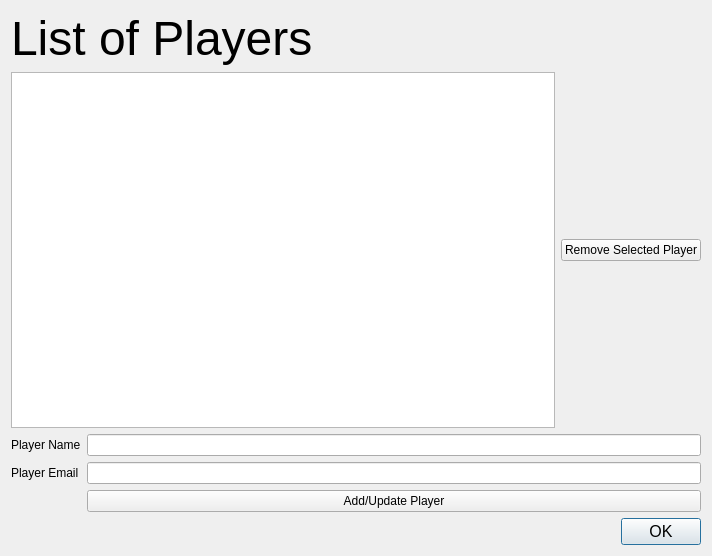
<?xml version="1.0" encoding="UTF-8"?>
<ui version="4.0">
 <class>Dialog</class>
 <widget class="QDialog" name="Dialog">
  <property name="geometry">
   <rect>
    <x>0</x>
    <y>0</y>
    <width>712</width>
    <height>556</height>
   </rect>
  </property>
  <property name="windowTitle">
   <string>Dialog</string>
  </property>
  <layout class="QVBoxLayout" name="verticalLayout_2">
   <item>
    <widget class="QLabel" name="label">
     <property name="font">
      <font>
       <pointsize>36</pointsize>
      </font>
     </property>
     <property name="text">
      <string>List of Players</string>
     </property>
    </widget>
   </item>
   <item>
    <layout class="QVBoxLayout" name="verticalLayout">
     <item>
      <layout class="QHBoxLayout" name="horizontalLayout">
       <item>
        <widget class="QListWidget" name="player_list_widget"/>
       </item>
       <item>
        <widget class="QPushButton" name="remove_player">
         <property name="text">
          <string>Remove Selected Player</string>
         </property>
        </widget>
       </item>
      </layout>
     </item>
     <item>
      <layout class="QFormLayout" name="formLayout">
       <item row="0" column="0">
        <widget class="QLabel" name="label_2">
         <property name="text">
          <string>Player Name</string>
         </property>
        </widget>
       </item>
       <item row="0" column="1">
        <widget class="QLineEdit" name="player_name"/>
       </item>
       <item row="1" column="0">
        <widget class="QLabel" name="label_3">
         <property name="text">
          <string>Player Email</string>
         </property>
        </widget>
       </item>
       <item row="1" column="1">
        <widget class="QLineEdit" name="player_email"/>
       </item>
       <item row="2" column="1">
        <widget class="QPushButton" name="add_player_button">
         <property name="text">
          <string>Add/Update Player</string>
         </property>
        </widget>
       </item>
      </layout>
     </item>
     <item>
      <widget class="QDialogButtonBox" name="buttonBox">
       <property name="font">
        <font>
         <pointsize>12</pointsize>
        </font>
       </property>
       <property name="orientation">
        <enum>Qt::Horizontal</enum>
       </property>
       <property name="standardButtons">
        <set>QDialogButtonBox::Ok</set>
       </property>
      </widget>
     </item>
    </layout>
   </item>
  </layout>
 </widget>
 <resources/>
 <connections>
  <connection>
   <sender>buttonBox</sender>
   <signal>accepted()</signal>
   <receiver>Dialog</receiver>
   <slot>accept()</slot>
   <hints>
    <hint type="sourcelabel">
     <x>248</x>
     <y>254</y>
    </hint>
    <hint type="destinationlabel">
     <x>157</x>
     <y>274</y>
    </hint>
   </hints>
  </connection>
  <connection>
   <sender>buttonBox</sender>
   <signal>rejected()</signal>
   <receiver>Dialog</receiver>
   <slot>reject()</slot>
   <hints>
    <hint type="sourcelabel">
     <x>316</x>
     <y>260</y>
    </hint>
    <hint type="destinationlabel">
     <x>286</x>
     <y>274</y>
    </hint>
   </hints>
  </connection>
 </connections>
</ui>
